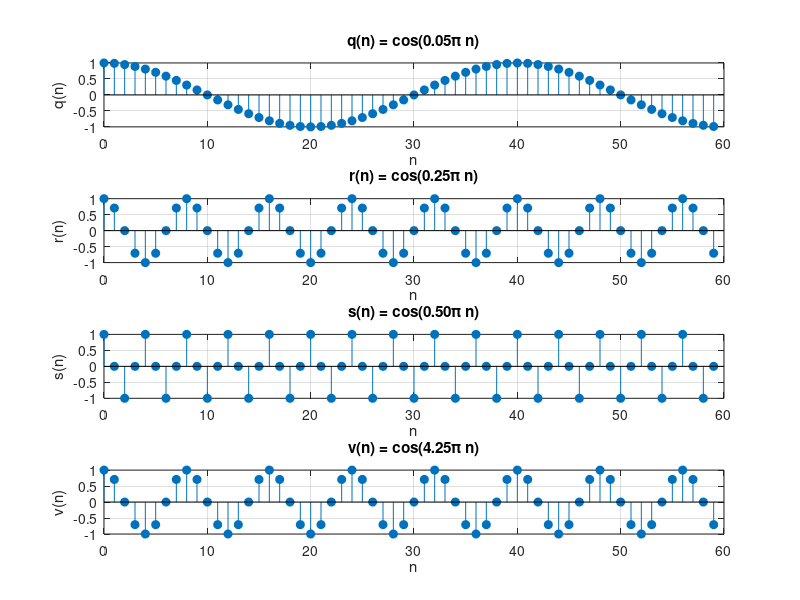

Write the MATLAB code that produced this figure.
n = 0:59;

q = cos(0.05*pi*n);
r = cos(0.25*pi*n);
s = cos(0.50*pi*n);
v = cos(4.25*pi*n);

figure;

subplot(4,1,1);
stem(n, q, 'filled');
title('q(n) = cos(0.05\pi n)');
xlabel('n'); ylabel('q(n)');
grid on;

subplot(4,1,2);
stem(n, r, 'filled');
title('r(n) = cos(0.25\pi n)');
xlabel('n'); ylabel('r(n)');
grid on;

subplot(4,1,3);
stem(n, s, 'filled');
title('s(n) = cos(0.50\pi n)');
xlabel('n'); ylabel('s(n)');
grid on;

subplot(4,1,4);
stem(n, v, 'filled');
title('v(n) = cos(4.25\pi n)');
xlabel('n'); ylabel('v(n)');
grid on;
